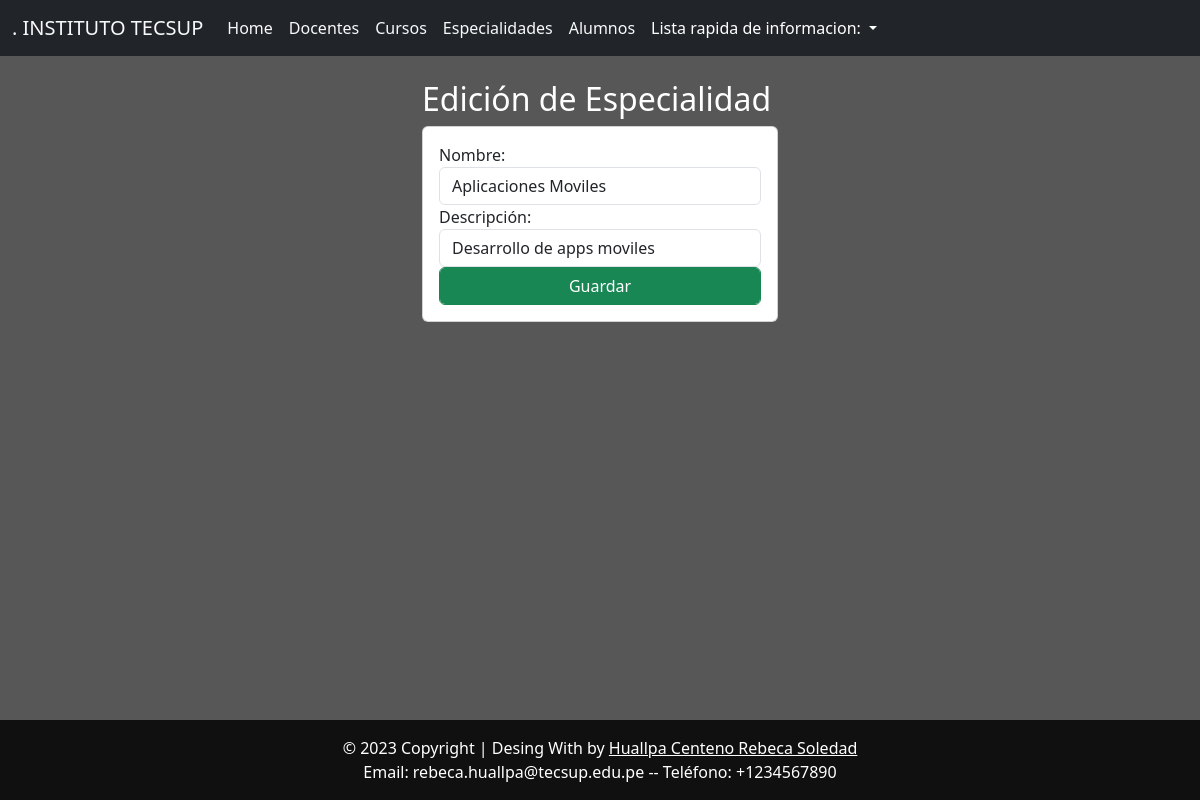
The page /edicionespecialidad/Aplicaciones Moviles/ on the database its author committed.
### Aplicaciones/Academicos/models.py (models this page shows, shortened)
class Especialidad(models.Model):
    nombre = models.CharField(max_length=50)
    descripcion = models.TextField()

### Aplicaciones/Academicos/views.py (the view)
# urls.py: path('edicionespecialidad/<str:nombre>/', views.edicionespecialidad, name='edicionespecialidad'),
def edicionespecialidad(request, nombre):
    especialidad = Especialidad.objects.get(nombre=nombre)
    return render(request, "EdicionEspecialidad.html", {"especialidad": especialidad})

### Aplicaciones/Academicos/Templates/EdicionEspecialidad.html (shortened to what this page needs)
{% extends './base.html' %}
{% block body %}
<div class="row">
  <div class="col-sm-12 col-md-6 col-lg-4 col-xl-4 offset-md-4">
    <h2>Edición de Especialidad</h2>
    <div class="card">
      <div class="card-body">
        <form action="{% url 'editarespecialidad' especialidad_id=especialidad.id %}" method="POST">
          <div class="form-group">
            <label for="nombre">Nombre:</label>
            <input type="text" id="nombre" name="nombre" value="{{ especialidad.nombre }}" class="form-control">
          </div>
          <div class="form-group">
            <label for="descripcion">Descripción:</label>
            <input type="text" id="descripcion" name="descripcion" value="{{ especialidad.descripcion }}" class="form-control">
          </div>
          <div class="form-group">
            <button type="submit" class="btn btn-success form-control">Guardar</button>
          </div>
        </form>
      </div>
    </div>
  </div>
</div>
{% endblock %}

### Aplicaciones/Academicos/Templates/Base.html (style rules this page uses)
body { background-color: #575757; color: #ffffff; }

### rows shown on the page
Especialidad: nombre "Aplicaciones Moviles", descripcion "Desarrollo de apps moviles"
